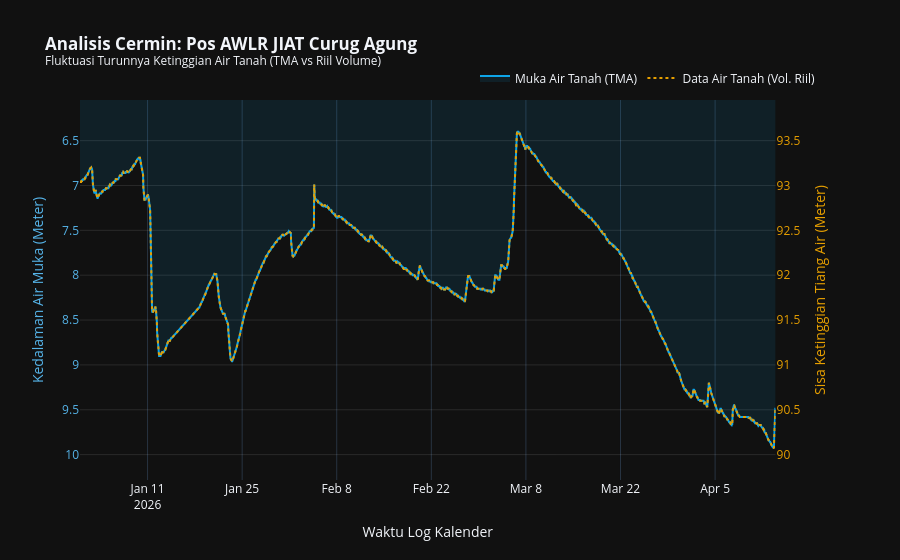
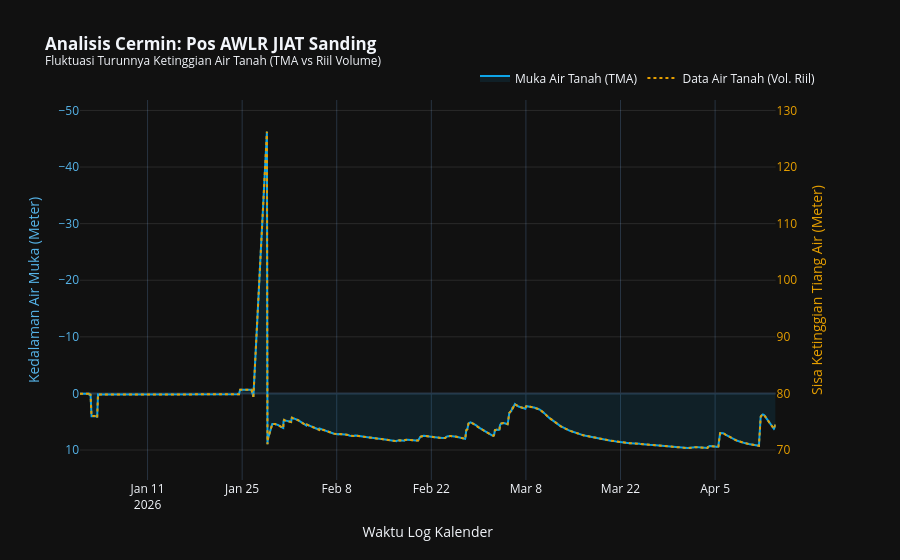
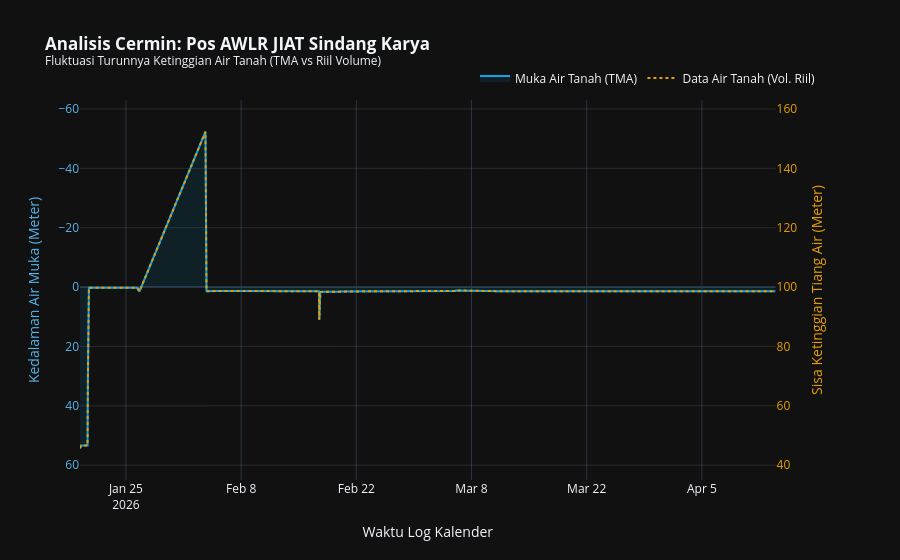
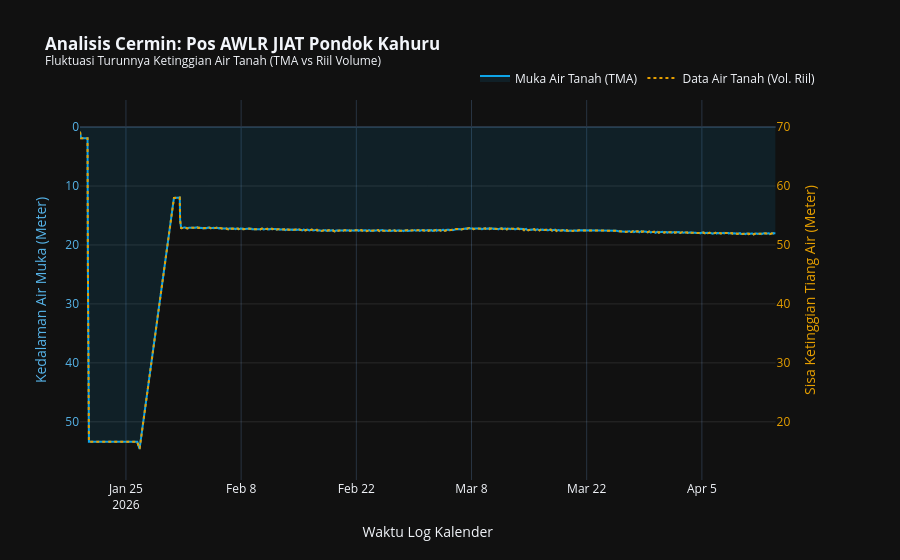

Write notebook code for charts like these, in order.
### Code cell
import pandas as pd
import plotly.graph_objects as go
from plotly.subplots import make_subplots
import json
import os

# 1. Melakukan load data informasi JIAT
json_path = 'D:/RnD_JIAT/data/jiat_info.json'
with open(json_path, 'r') as f:
    jiat_info = json.load(f)

# Direktori utama tempat csv berada
data_dir = "D:/RnD_JIAT/data"

# 2. Looping melewati setiap pos yang terdaftar di JSON
for pos_name, info in jiat_info.items():
    
    # Ambil Kedalaman Sumur yang spesifik dan unik untuk pos ini
    kedalaman_sumur = info.get('Kedalaman Sumur')
    
    # Konversi string 'Pos AWLR JIAT Curug Agung' ke 'Pos_AWLR_JIAT_Curug_Agung.csv'
    csv_filename = pos_name.replace(" ", "_") + ".csv"
    file_path = os.path.join(data_dir, csv_filename)
    
    # Validasi apakah file csv ada
    if not os.path.exists(file_path):
        print(f"Peringatan: Data sensor untuk {pos_name} tidak ditemukan di lokasi {file_path}. Melewati plot...")
        continue
        
    print(f"\n=======================================================\nMenampilkan Analisis {pos_name} (Kedalaman: {kedalaman_sumur}m)\n=======================================================")

    # Load data dari CSV
    df_eda = pd.read_csv(file_path)

    # Pastikan Waktu ke datetime
    kolom_waktu = "waktu"
    kolom_mat_rerata = "Muka_Air_Tanah_mean"
    df_eda[kolom_waktu] = pd.to_datetime(df_eda[kolom_waktu])

    # Pastikan kolom "Data_Air_Tanah" terkalkulasi jika belum ada di data csv,
    # Menyesuaikan kedalaman_sumur pos ini:
    if "Data_Air_Tanah" not in df_eda.columns:
         df_eda["Data_Air_Tanah"] = kedalaman_sumur - df_eda[kolom_mat_rerata]

    # Membuat Dual Plot (Sumbu Y kiri dan Y kanan)
    fig_dual = make_subplots(specs=[[{"secondary_y": True}]])

    # Trace 1: Muka Air Tanah (TMA) - Sumbu Y Kiri
    fig_dual.add_trace(
        go.Scatter(
            x=df_eda[kolom_waktu],
            y=df_eda[kolom_mat_rerata],
            name="Muka Air Tanah (TMA)",
            mode="lines",
            line=dict(color="#0ea5e9", width=2),
            fill='tozeroy', 
            fillcolor='rgba(14, 165, 233, 0.1)'
        ),
        secondary_y=False
    )

    # Trace 2: Data Air Tanah (Sisa Tinggi Tiang Air) - Sumbu Y Kanan
    fig_dual.add_trace(
        go.Scatter(
            x=df_eda[kolom_waktu],
            y=df_eda["Data_Air_Tanah"],
            name="Data Air Tanah (Vol. Riil)",
            mode="lines",
            line=dict(color="#E69F00", width=2, dash="dot")
        ),
        secondary_y=True
    )

    # ==============================================================================
    # MENGHITUNG DINAMIS RANGE BERDASARKAN MIN/MAX DATA (+ MARGIN 10%)
    # ==============================================================================
    min_tma = df_eda[kolom_mat_rerata].min()
    max_tma = df_eda[kolom_mat_rerata].max()

    # Beri jarak ruang napas (margin offset) 10% di atas dan bawah grafik
    margin_tma = (max_tma - min_tma) * 0.10
    if margin_tma == 0: 
        margin_tma = 1.0 # Antisipasi jika data sensor stagnan sempurna

    # Batas Y-Axis Kiri (TMA) - Dibuat terbalik: Angka besar (dalam) di bawah
    tma_batas_bawah = max_tma + margin_tma 
    tma_batas_atas = min_tma - margin_tma  

    # Batas Y-Axis Kanan (Data Air) - Normal: Angka kecil di bawah
    data_batas_bawah = kedalaman_sumur - tma_batas_bawah
    data_batas_atas = kedalaman_sumur - tma_batas_atas

    # ==============================================================================
    # KOSMETIKA DASHBOARD KHAS DATA SCIENCE
    # ==============================================================================
    fig_dual.update_layout(
        # Judul Dinamis berdasarkan pos loop saat ini
        title=f'<b>Analisis Cermin: {pos_name}</b><br><sup>Fluktuasi Turunnya Ketinggian Air Tanah (TMA vs Riil Volume)</sup>',
        xaxis_title='Waktu Log Kalender',
        template='plotly_dark',
        hovermode='x unified',
        legend=dict(orientation="h", yanchor="bottom", y=1.02, xanchor="right", x=1)
    )
    
    # Custom Sumbu Kiri (TMA) - Warna Sky Blue (Okabe-Ito)
    fig_dual.update_yaxes(
        title_text="Kedalaman Air Muka (Meter)", 
        range=[tma_batas_bawah, tma_batas_atas], 
        secondary_y=False,
        color="#56B4E9", 
        showgrid=False
    )
    
    # Custom Sumbu Kanan (Data Air Tanah Riil Volumetrik) - Warna Jelas Orange (Okabe-Ito)
    fig_dual.update_yaxes(
        title_text="Sisa Ketinggian Tiang Air (Meter)", 
        range=[data_batas_bawah, data_batas_atas], 
        secondary_y=True,
        color="#E69F00", 
        showgrid=True,
        gridcolor='rgba(255, 255, 255, 0.1)'
    )
    
    # Memunculkan grafik untuk pos iterasi ini
    fig_dual.show()

### Figure 1 — Plotly figure (JSON) as saved in the notebook; plotly's stock layout.template omitted (floating-point values rounded to 4 significant figures; data arrays with more than 128 entries replaced by an {"elided": "..."} marker saying what was removed)
{"data": [{"fill": "tozeroy", "fillcolor": "rgba(14, 165, 233, 0.1)", "line": {"color": "#0ea5e9", "width": 2}, "mode": "lines", "name": "Muka Air Tanah (TMA)", "type": "scatter", "x": {"elided": "2362 str values"}, "xaxis": "x", "y": {"elided": "2362 float values"}, "yaxis": "y"}, {"line": {"color": "#E69F00", "dash": "dot", "width": 2}, "mode": "lines", "name": "Data Air Tanah (Vol. Riil)", "type": "scatter", "x": {"elided": "2362 str values"}, "xaxis": "x", "y": {"elided": "2362 float values"}, "yaxis": "y2"}], "layout": {"hovermode": "x unified", "legend": {"orientation": "h", "x": 1, "xanchor": "right", "y": 1.02, "yanchor": "bottom"}, "title": {"text": "<b>Analisis Cermin: Pos AWLR JIAT Curug Agung</b><br><sup>Fluktuasi Turunnya Ketinggian Air Tanah (TMA vs Riil Volume)</sup>"}, "xaxis": {"anchor": "y", "domain": [0, 0.94], "title": {"text": "Waktu Log Kalender"}}, "yaxis": {"anchor": "x", "color": "#56B4E9", "domain": [0, 1], "range": [10.28, 6.047], "showgrid": false, "title": {"text": "Kedalaman Air Muka (Meter)"}}, "yaxis2": {"anchor": "x", "color": "#E69F00", "gridcolor": "rgba(255, 255, 255, 0.1)", "overlaying": "y", "range": [89.72, 93.95], "showgrid": true, "side": "right", "title": {"text": "Sisa Ketinggian Tiang Air (Meter)"}}}}

### Figure 2 — Plotly figure (JSON) as saved in the notebook; plotly's stock layout.template omitted (floating-point values rounded to 4 significant figures; data arrays with more than 128 entries replaced by an {"elided": "..."} marker saying what was removed)
{"data": [{"fill": "tozeroy", "fillcolor": "rgba(14, 165, 233, 0.1)", "line": {"color": "#0ea5e9", "width": 2}, "mode": "lines", "name": "Muka Air Tanah (TMA)", "type": "scatter", "x": {"elided": "2157 str values"}, "xaxis": "x", "y": {"elided": "2157 float values"}, "yaxis": "y"}, {"line": {"color": "#E69F00", "dash": "dot", "width": 2}, "mode": "lines", "name": "Data Air Tanah (Vol. Riil)", "type": "scatter", "x": {"elided": "2157 str values"}, "xaxis": "x", "y": {"elided": "2157 float values"}, "yaxis": "y2"}], "layout": {"hovermode": "x unified", "legend": {"orientation": "h", "x": 1, "xanchor": "right", "y": 1.02, "yanchor": "bottom"}, "title": {"text": "<b>Analisis Cermin: Pos AWLR JIAT Sanding</b><br><sup>Fluktuasi Turunnya Ketinggian Air Tanah (TMA vs Riil Volume)</sup>"}, "xaxis": {"anchor": "y", "domain": [0, 0.94], "title": {"text": "Waktu Log Kalender"}}, "yaxis": {"anchor": "x", "color": "#56B4E9", "domain": [0, 1], "range": [15.29, -51.84], "showgrid": false, "title": {"text": "Kedalaman Air Muka (Meter)"}}, "yaxis2": {"anchor": "x", "color": "#E69F00", "gridcolor": "rgba(255, 255, 255, 0.1)", "overlaying": "y", "range": [64.7, 131.8], "showgrid": true, "side": "right", "title": {"text": "Sisa Ketinggian Tiang Air (Meter)"}}}}

### Figure 3 — Plotly figure (JSON) as saved in the notebook; plotly's stock layout.template omitted (floating-point values rounded to 4 significant figures; data arrays with more than 128 entries replaced by an {"elided": "..."} marker saying what was removed)
{"data": [{"fill": "tozeroy", "fillcolor": "rgba(14, 165, 233, 0.1)", "line": {"color": "#0ea5e9", "width": 2}, "mode": "lines", "name": "Muka Air Tanah (TMA)", "type": "scatter", "x": {"elided": "1817 str values"}, "xaxis": "x", "y": {"elided": "1817 float values"}, "yaxis": "y"}, {"line": {"color": "#E69F00", "dash": "dot", "width": 2}, "mode": "lines", "name": "Data Air Tanah (Vol. Riil)", "type": "scatter", "x": {"elided": "1817 str values"}, "xaxis": "x", "y": {"elided": "1817 float values"}, "yaxis": "y2"}], "layout": {"hovermode": "x unified", "legend": {"orientation": "h", "x": 1, "xanchor": "right", "y": 1.02, "yanchor": "bottom"}, "title": {"text": "<b>Analisis Cermin: Pos AWLR JIAT Sindang Karya</b><br><sup>Fluktuasi Turunnya Ketinggian Air Tanah (TMA vs Riil Volume)</sup>"}, "xaxis": {"anchor": "y", "domain": [0, 0.94], "title": {"text": "Waktu Log Kalender"}}, "yaxis": {"anchor": "x", "color": "#56B4E9", "domain": [0, 1], "range": [64.99, -63.03], "showgrid": false, "title": {"text": "Kedalaman Air Muka (Meter)"}}, "yaxis2": {"anchor": "x", "color": "#E69F00", "gridcolor": "rgba(255, 255, 255, 0.1)", "overlaying": "y", "range": [35.01, 163.0], "showgrid": true, "side": "right", "title": {"text": "Sisa Ketinggian Tiang Air (Meter)"}}}}

### Figure 4 — Plotly figure (JSON) as saved in the notebook; plotly's stock layout.template omitted (floating-point values rounded to 4 significant figures; data arrays with more than 128 entries replaced by an {"elided": "..."} marker saying what was removed)
{"data": [{"fill": "tozeroy", "fillcolor": "rgba(14, 165, 233, 0.1)", "line": {"color": "#0ea5e9", "width": 2}, "mode": "lines", "name": "Muka Air Tanah (TMA)", "type": "scatter", "x": {"elided": "1800 str values"}, "xaxis": "x", "y": {"elided": "1800 float values"}, "yaxis": "y"}, {"line": {"color": "#E69F00", "dash": "dot", "width": 2}, "mode": "lines", "name": "Data Air Tanah (Vol. Riil)", "type": "scatter", "x": {"elided": "1800 str values"}, "xaxis": "x", "y": {"elided": "1800 float values"}, "yaxis": "y2"}], "layout": {"hovermode": "x unified", "legend": {"orientation": "h", "x": 1, "xanchor": "right", "y": 1.02, "yanchor": "bottom"}, "title": {"text": "<b>Analisis Cermin: Pos AWLR JIAT Pondok Kahuru</b><br><sup>Fluktuasi Turunnya Ketinggian Air Tanah (TMA vs Riil Volume)</sup>"}, "xaxis": {"anchor": "y", "domain": [0, 0.94], "title": {"text": "Waktu Log Kalender"}}, "yaxis": {"anchor": "x", "color": "#56B4E9", "domain": [0, 1], "range": [59.87, -4.592], "showgrid": false, "title": {"text": "Kedalaman Air Muka (Meter)"}}, "yaxis2": {"anchor": "x", "color": "#E69F00", "gridcolor": "rgba(255, 255, 255, 0.1)", "overlaying": "y", "range": [10.13, 74.59], "showgrid": true, "side": "right", "title": {"text": "Sisa Ketinggian Tiang Air (Meter)"}}}}
